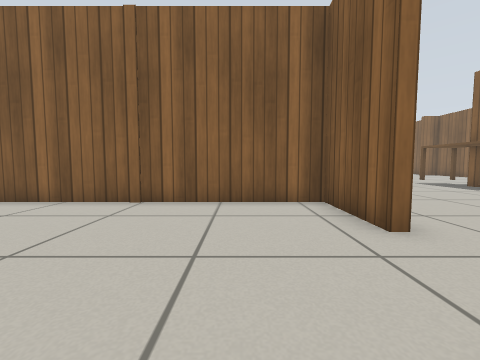
[1] (above)

22 first-person views from a walk through a Gazebo world. The camera is 0.5 m above the floor, tilts 4° down and sees 90° across. The floor is counted in squares, 0.5 m on a side. Each view is taken from the middle of a square. On the plan, view 1 faces up. The plan holds only what a view shows up to about 10 squares ahead; the rest is blank. Gazebo's built-in surfaces are drawn with simple patterns. Simple shapes stand in for some stock models.

[2]
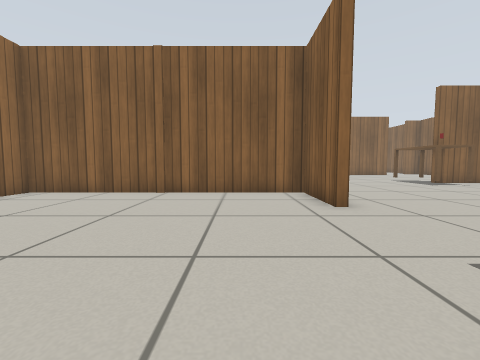

[3]
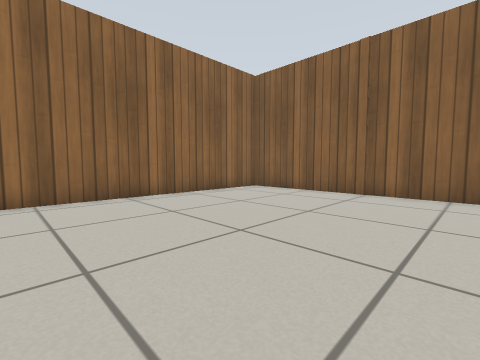

[4]
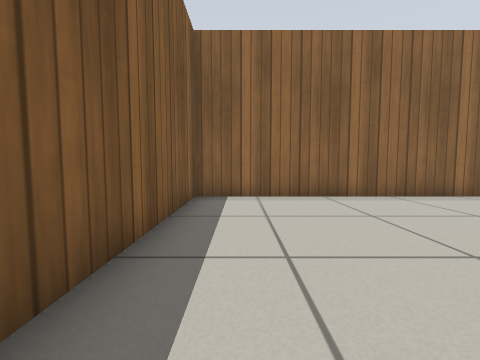

[5]
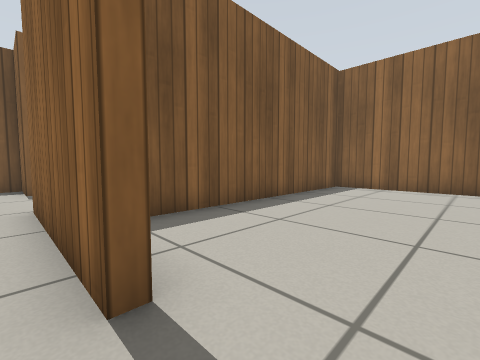

[6]
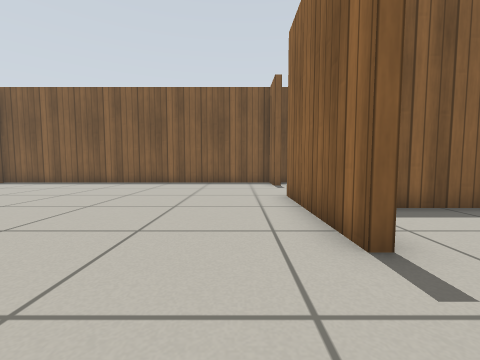

[7]
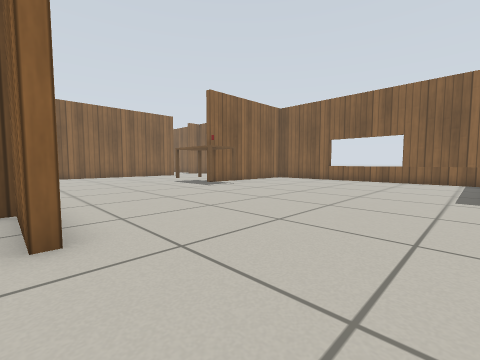

[8]
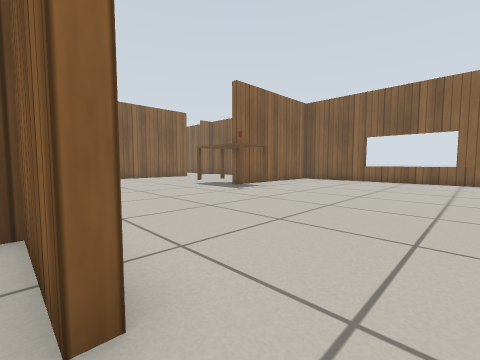

[9]
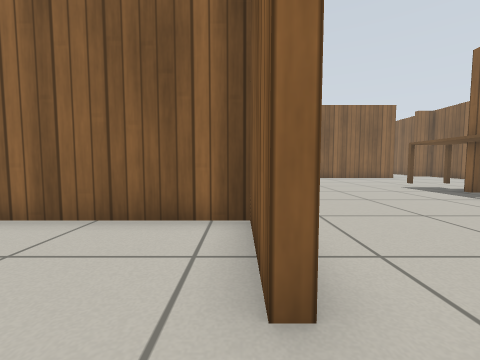

[10]
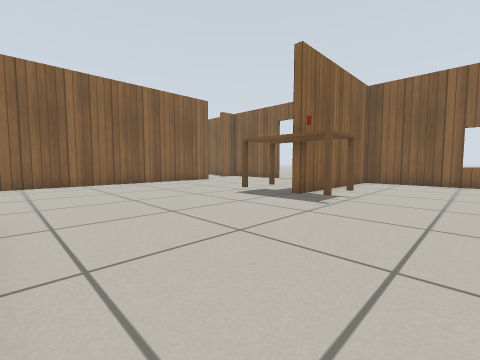

[11]
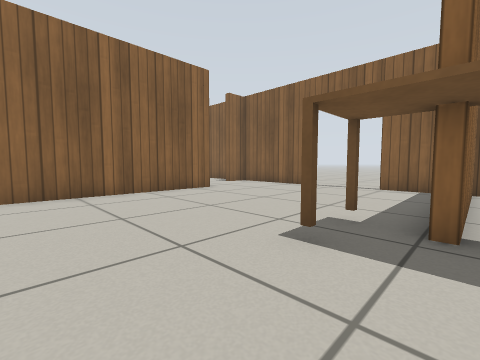

[12]
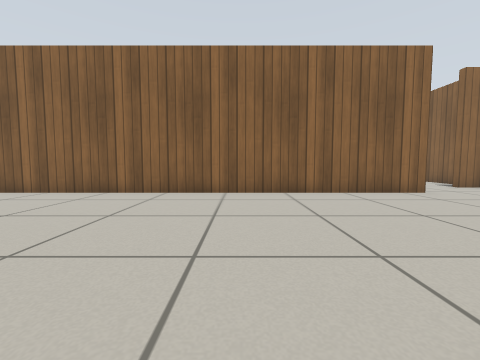

[13]
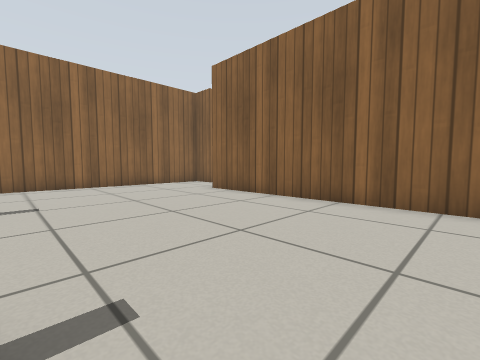

[14]
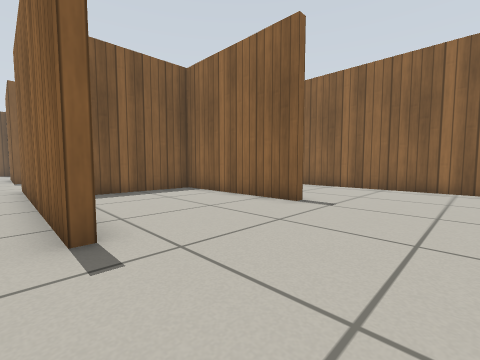

[15]
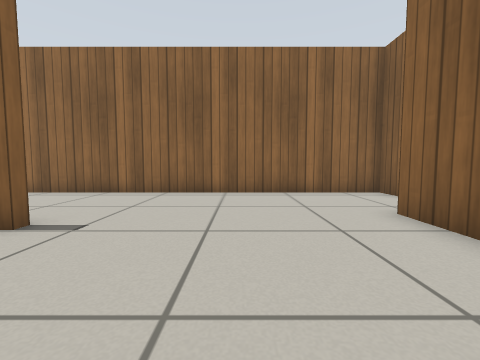

[16]
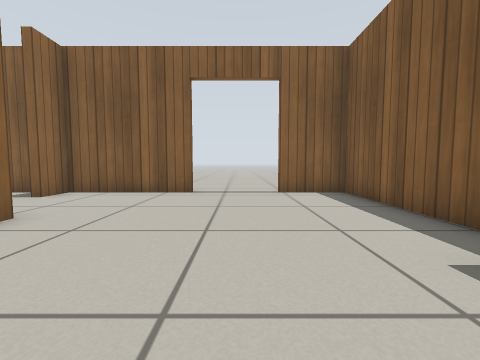

[17]
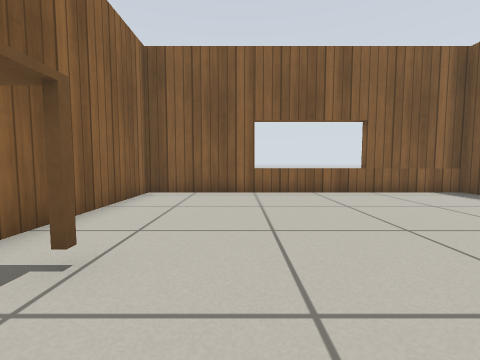

[18]
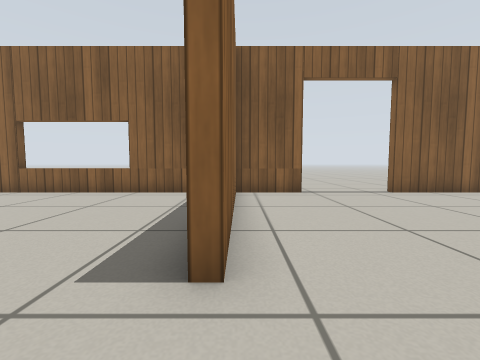

[19]
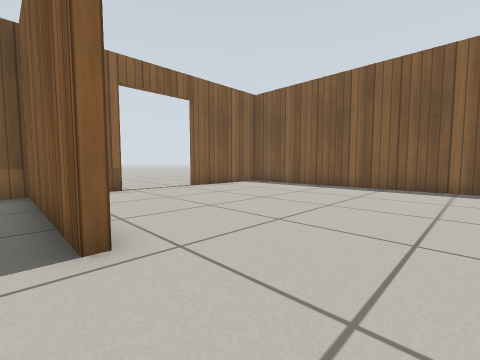

[20]
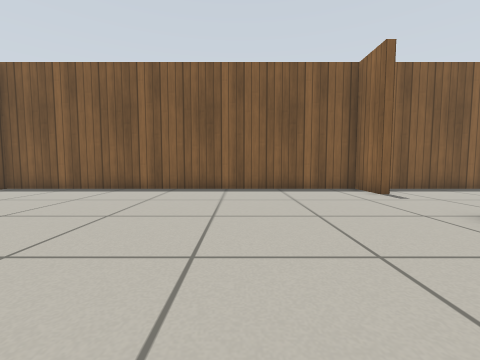

[21]
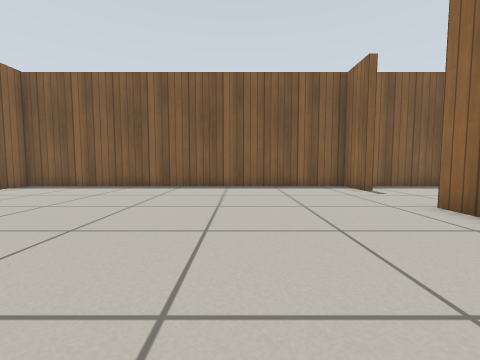

[22]
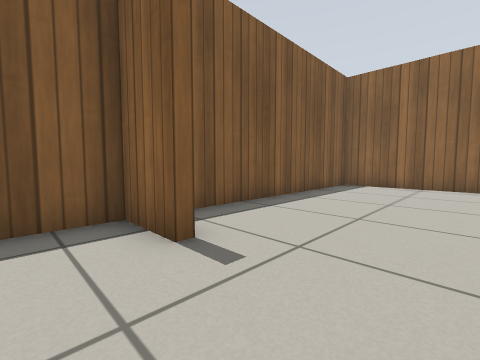

### Floor plan
Points are (right, up) in squares from view 1. A wall is a line through its corners. A room is listed if a view was taken in it or the views show most of it. See-through windows are left out.
Room 1 (views 1, 2, 3, 4, 7, 8, 9)
walls: (2.2, 3.4) (2.2, 6.1) (-7.2, 6.1) (-7.2, -3.3) (1.1, -3.3)
ways out: opening at (2, 1.5) to room 2
Room 2 (views 5, 6, 10, 11, 12, 13, 14, 15, 16, 17, 18, 19, 20, 21, 22)
walls: (11.5, 10.4) (16.1, 10.4) (16.1, 12.7); (2.6, 11.7) (2.6, 3.4); (9.9, -0.6) (16.1, -0.6) (16.1, 10.1) (10.4, 10.1); (2.6, -0.6) (2.6, -5.4); (15.1, -0.9) (9.9, -0.9); (-2.5, 11.6) (-2.5, 6.4) (1, 6.4); (16.1, -3.1) (16.1, -0.9); (16.1, 15.6) (16.1, 19.8) (15, 19.8) (15, 20.3); (12.4, 18.1) (-3.7, 18.1); (2.6, -8.6) (2.6, -10.4) (16.1, -10.4) (16.1, -6.1); (16.1, 21.1) (16.1, 21.9); (-6.1, 19.8) (-7.2, 19.8) (-7.2, 7.6)
ways out: opening at (2, 1.5) to room 1; opening at (2, -7) to room 3; open door at (16, -4.5); open door at (16, 14)
objects: table (9, 9) to (10, 11); other object (10, 10)
Room 3 (no view inside)
walls: (-7.2, -5.9) (-7.2, -9.2); (-6.1, -10.4) (1.1, -10.4)
ways out: opening at (2, -7) to room 2

Where each view was taken, in squares from view 1:
view 1: 0 up, 0 right, facing up
view 2: 2 down, 0 right, facing up
view 3: 2 down, 0 right, facing up-left
view 4: 2 down, 0 right, facing left
view 5: 1 up, 3 right, facing down-left
view 6: 2 up, 4 right, facing down
view 7: 0 up, 2 right, facing up-right
view 8: 2 up, 2 right, facing up-right
view 9: 2 up, 2 right, facing up
view 10: 6 up, 3 right, facing up-right
view 11: 10 up, 6 right, facing up-right
view 12: 10 up, 6 right, facing up
view 13: 12 up, 4 right, facing up-left
view 14: 15 up, 3 right, facing down-left
view 15: 15 up, 1 right, facing left
view 16: 14 up, 8 right, facing right
view 17: 7 up, 8 right, facing right
view 18: 1 down, 8 right, facing right
view 19: 0 up, 7 right, facing down-right
view 20: 1 down, 7 right, facing down
view 21: 0 up, 7 right, facing down
view 22: 6 down, 4 right, facing down-left
